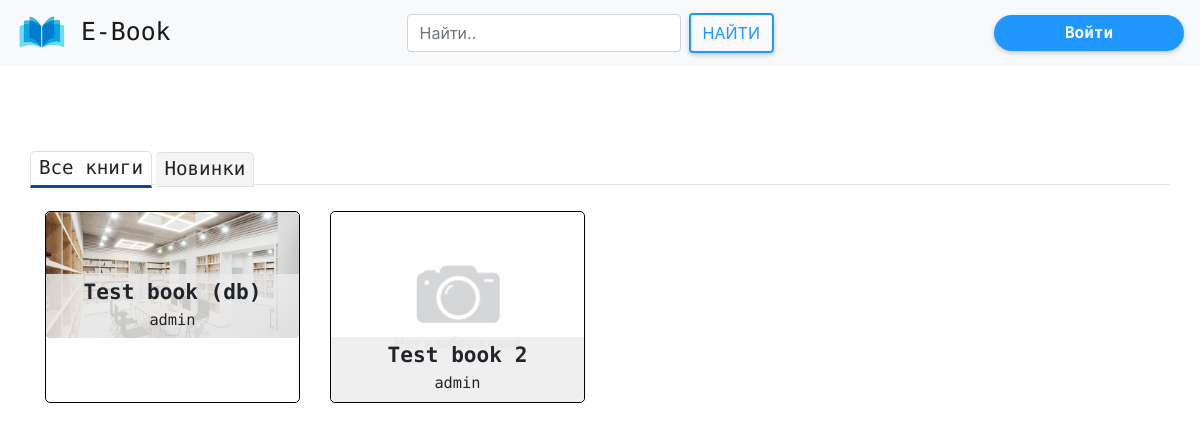
The page / on the database its author committed.
### ebook/models.py (models this page shows, shortened)
class book_inf(models.Model):
    bookname = models.CharField("назвние книги", null=True, max_length=150)
    author = models.CharField("автор", null=True, max_length=100)
    rate = models.PositiveIntegerField("Рейтинг книги", default=0,
                                       validators=[MaxValueValidator(5), ])
    discriptions = models.TextField("описание книги")
    bookimage = models.ImageField("Фотография книги", blank=True,
                                  upload_to="books_photo",
                                  default="books_photo/default.png")
    addingDate = models.DateField("Дата добавления",
                                  default=timezone.now)
    bookfile = models.FileField(upload_to='books', blank=False,
                                default="puples_photo/default.png")

### ebook/views.py (the view)
# urls.py: path('', views.index, name='index'),
def index(request):
    books = book_inf.objects.all()
    return render(request, 'index.html', {'books': books})

### ebook/templates/index.html (shortened to what this page needs)
{% extends 'base.html' %}
{% load static %}
{% block links %}
    <link rel="stylesheet" href="{% static 'css/index.css' %}">
{% endblock links %}
{% block content %}
    <div class="maini">
        <div class="tabs">
            <label for="tab-btn-2">Все книги</label>
            <label for="tab-btn-3">Новинки</label>
            <hr style="margin-top: -11px">
            <div id="popular" class="tabblock">
                <div class="books">
                    <div class="row">
                        {% for bookItem in books  %}
                            <div class="col-12 col-md-6 col-lg-4 col-xl-3 bookbox">
                                <div class="book">
                                    <div class="bookImg">
                                        <img src="{{ bookItem.bookimage.url }}" alt="">
                                        <div class="bookDiscrp">
                                            <h4>{{ bookItem.bookname }}</h4>
                                            <small>{{ bookItem.author }}</small>
                                        </div>
                                    </div>
                                </div>
                            </div>
                        {% endfor %}
                    </div>
                </div>
            </div>
        </div>
    </div>
{% endblock content %}

### ebook/static/css/base.css (style rules this page uses)
html, body { min-height: 100vh; }

### ebook/static/css/index.css (style rules this page uses)
.maini { padding-top: 150px !important; padding: 0px 30px; min-height: 100vh; }
.tabs { margin-left: auto; margin-right: auto; min-width: 100%; }
.tabs>div { display: none; padding: 10px 15px; font-size: 1.2em; }
#tab-btn-1:checked~#genres, #tab-btn-2:checked~#popular, #tab-btn-3:checked~#news { display: block; }
.tabs>label { display: inline-block; text-align: center; vertical-align: middle; user-select: none; background-color: #f5f5f5; border: 1px solid #e0e0e0; border-top-left-radius: 5px; border-top-right-radius: 5px; padding: 2px 8px; font-size: 1.2em; line-height: 1.5; transition: color 0.15s ease-in-out, background-color 0.15s ease-in-out; cursor: pointer; position: relative; top: 1px; font-family: 'PT Mono', monospace; }
.tabs>label:not(:first-of-type) { border-left: none; }
.tabs>input[type="radio"]:checked+label { background-color: #fff; border-bottom: 3px solid #0d47a1; }
.tabblock { min-height: 500px; }
.bookbox { margin-bottom: 1em; }
.book { border: 1px solid black; max-height: 400px; min-height: 100%; border-radius: 5px; }
.bookImg img { max-width: 100%; min-width: 100%; max-height: 396px; min-height: 100%; height: 100%; border-radius: 5px; }
.bookImg { z-index: 1; position: relative; border-radius: 5px; }
.bookDiscrp { position: absolute; z-index: 2; background-color: rgba(236, 236, 236, 0.829); bottom: 0px; width: 100%; left: 0; border-bottom-left-radius: 5px; border-bottom-right-radius: 5px; text-align: center; font-family: 'PT Mono', monospace; padding: 5px 2px; }
.bookDiscrp h4 { font-size: 1.1em; font-weight: bolder; margin-bottom: 0px; }

### rows shown on the page
book_inf: bookimage (picture), bookname "Test book (db)", author "admin"
book_inf: bookimage (placeholder picture), bookname "Test book 2", author "admin"
